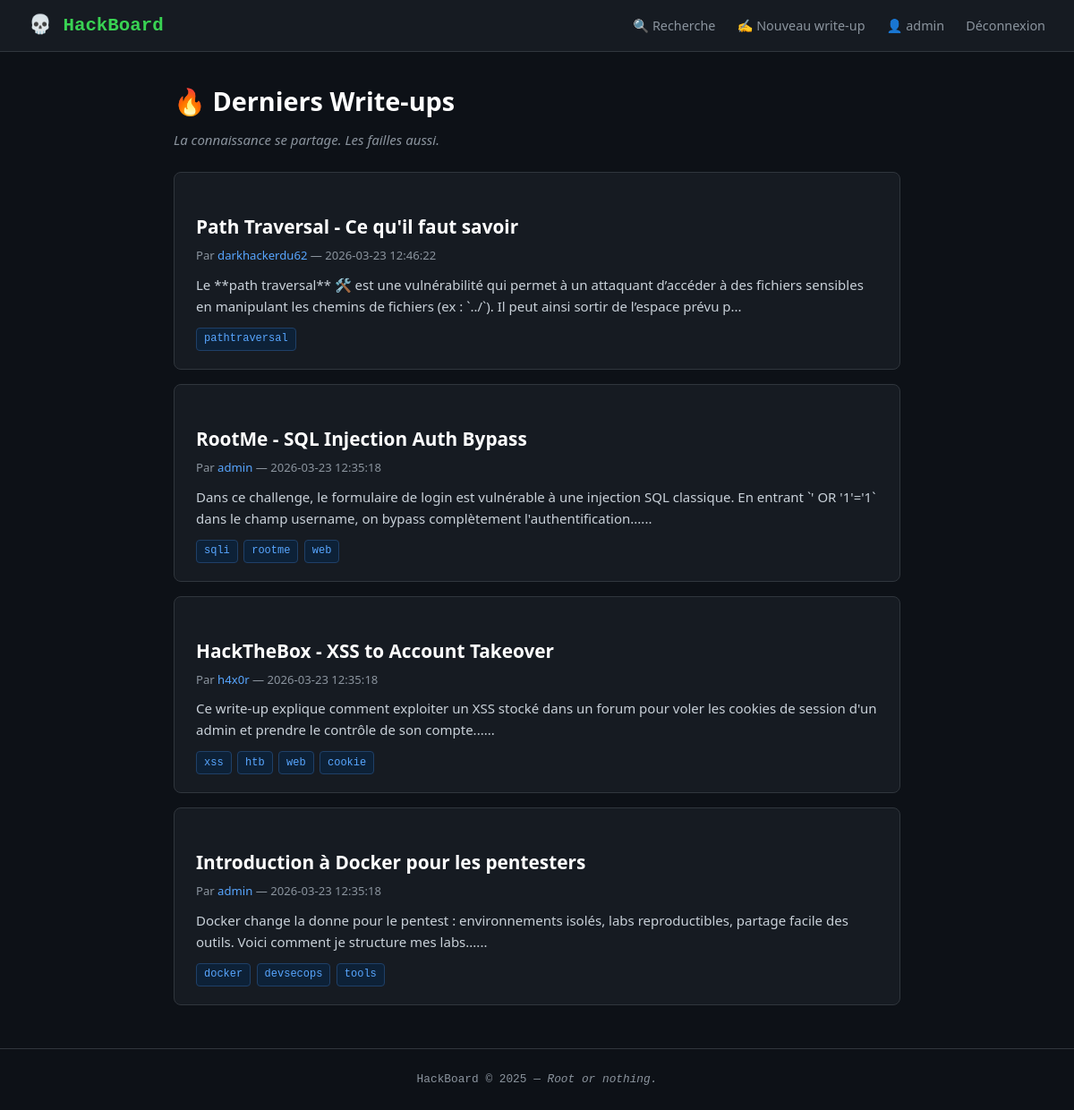
The page / (signed in) on the database its author committed.
### tables this page shows
CREATE TABLE users (
    id         INTEGER PRIMARY KEY AUTOINCREMENT,
    username   TEXT NOT NULL UNIQUE,
    password   TEXT NOT NULL,
    email      TEXT NOT NULL,
    bio        TEXT DEFAULT '',
    created_at TIMESTAMP DEFAULT CURRENT_TIMESTAMP
);

CREATE TABLE writeups (
    id         INTEGER PRIMARY KEY AUTOINCREMENT,
    user_id    INTEGER NOT NULL,
    title      TEXT NOT NULL,
    content    TEXT NOT NULL,
    tags       TEXT DEFAULT '',
    created_at TIMESTAMP DEFAULT CURRENT_TIMESTAMP,
    FOREIGN KEY (user_id) REFERENCES users(id)
);

### app.py (the view)
@app.route("/")
def index():
    connexionDB = get_db()
    writeups = connexionDB.execute(
        "SELECT w.*, u.username FROM writeups w JOIN users u ON w.user_id = u.id ORDER BY w.created_at DESC"
    ).fetchall()
    connexionDB.close()
    return render_template("index.html", writeups=writeups)

### app.py (called while the page is built)
def get_db():
    connexionDB = sqlite3.connect(DATABASE)
    connexionDB.row_factory = sqlite3.Row
    return connexionDB

### templates/index.html
{% extends "base.html" %}
{% block content %}
<h1>🔥 Derniers Write-ups</h1>
<p class="subtitle">La connaissance se partage. Les failles aussi.</p>
{% if writeups %}
  <div class="writeup-list">
    {% for w in writeups %}
      <div class="card">
        <h2><a href="{{ url_for('writeup', writeup_id=w.id) }}">{{ w.title }}</a></h2>
        <div class="meta">
          Par <a href="{{ url_for('profile', user_id=w.user_id) }}">{{ w.username }}</a>
          — {{ w.created_at }}
        </div>
        <p>{{ w.content[:200] }}...</p>
        {% if w.tags %}
          <div class="tags">
            {% for tag in w.tags.split(',') %}
              <span class="tag">{{ tag.strip() }}</span>
            {% endfor %}
          </div>
        {% endif %}
      </div>
    {% endfor %}
  </div>
{% else %}
  <p>Aucun write-up pour l'instant. <a href="{{ url_for('new_writeup') }}">Sois le premier !</a></p>
{% endif %}
{% endblock %}

### templates/base.html (shortened to what this page needs)
<!DOCTYPE html>
<html lang="fr">
<head>
  <link rel="stylesheet" href="{{ url_for('static', filename='css/style.css') }}">
</head>
<body>
  <nav class="navbar">
    <a href="{{ url_for('index') }}" class="brand">💀 HackBoard</a>
    <div class="nav-links">
      <a href="{{ url_for('search') }}">🔍 Recherche</a>
      {% if session.user_id %}
        <a href="{{ url_for('new_writeup') }}">✍️ Nouveau write-up</a>
        <a href="{{ url_for('profile', user_id=session.user_id) }}">👤 {{ session.username }}</a>
        <a href="{{ url_for('logout') }}">Déconnexion</a>
      {% else %}
        <a href="{{ url_for('login') }}">Connexion</a>
        <a href="{{ url_for('register') }}">Inscription</a>
      {% endif %}
    </div>
  </nav>
  <main class="container">
    {% block content %}{% endblock %}
  </main>
  <footer>
    <p>HackBoard © 2025 — <em>Root or nothing.</em></p>
  </footer>
</body>
</html>

### static/css/style.css (style rules this page uses)
*, *::before, *::after { box-sizing: border-box; margin: 0; padding: 0; }
:root { --bg: #0d1117; --surface: #161b22; --border: #30363d; --green: #39d353; --green-dim:#238636; --text: #c9d1d9; --text-dim: #8b949e; --red: #f85149; --orange: #d29922; --link: #58a6ff; }
body { background: var(--bg); color: var(--text); font-family: 'Segoe UI', system-ui, sans-serif; font-size: 15px; line-height: 1.6; min-height: 100vh; display: flex; flex-direction: column; }
a { color: var(--link); text-decoration: none; }
.navbar { background: var(--surface); border-bottom: 1px solid var(--border); padding: 0.75rem 2rem; display: flex; align-items: center; justify-content: space-between; position: sticky; top: 0; z-index: 100; }
.brand { font-size: 1.3rem; font-weight: 700; color: var(--green); text-decoration: none; font-family: monospace; }
.nav-links { display: flex; gap: 1.5rem; align-items: center; }
.nav-links a { color: var(--text-dim); font-size: 0.9rem; }
.container { max-width: 860px; margin: 2rem auto; padding: 0 1.5rem; flex: 1; }
h1 { font-size: 1.8rem; margin-bottom: 0.5rem; color: #fff; }
h2 { font-size: 1.3rem; margin: 1.5rem 0 0.75rem; color: #fff; }
.subtitle { color: var(--text-dim); margin-bottom: 1.5rem; font-style: italic; }
.card { background: var(--surface); border: 1px solid var(--border); border-radius: 8px; padding: 1.25rem 1.5rem; margin-bottom: 1rem; transition: border-color 0.2s; }
.card h2, .card h3 { margin-bottom: 0.3rem; }
.card h2 a, .card h3 a { color: #fff; }
.meta { color: var(--text-dim); font-size: 0.82rem; margin-bottom: 0.6rem; }
.tags { display: flex; flex-wrap: wrap; gap: 0.4rem; margin-top: 0.75rem; }
.tag { background: #0d2137; color: var(--link); border: 1px solid #1f4068; border-radius: 4px; padding: 0.15rem 0.5rem; font-size: 0.75rem; font-family: monospace; }
footer { text-align: center; padding: 1.5rem; color: var(--text-dim); font-size: 0.8rem; border-top: 1px solid var(--border); font-family: monospace; }

### rows shown on the page
users: username "admin"
writeups: title "Path Traversal - Ce qu'il faut savoir", username "darkhackerdu62", created_at "2026-03-23 12:46:22", content "Le **path traversal** 🛠️ est une vulnérabilité qui permet à un attaquant d’accéder à des fichiers sensibles en manipulant les chemins de fichiers (ex : `../`). Il peut ainsi sortir de l’espace prévu p", strip "pathtraversal"
writeups: title "RootMe - SQL Injection Auth Bypass", username "admin", created_at "2026-03-23 12:35:18", content "Dans ce challenge, le formulaire de login est vulnérable à une injection SQL classique. En entrant `' OR '1'='1` dans le champ username, on bypass complètement l'authentification...", strip "sqli" "rootme" "web"
writeups: title "HackTheBox - XSS to Account Takeover", username "h4x0r", created_at "2026-03-23 12:35:18", content "Ce write-up explique comment exploiter un XSS stocké dans un forum pour voler les cookies de session d'un admin et prendre le contrôle de son compte...", strip "xss" "htb" "web" "cookie"
writeups: title "Introduction à Docker pour les pentesters", username "admin", created_at "2026-03-23 12:35:18", content "Docker change la donne pour le pentest : environnements isolés, labs reproductibles, partage facile des outils. Voici comment je structure mes labs...", strip "docker" "devsecops" "tools"
